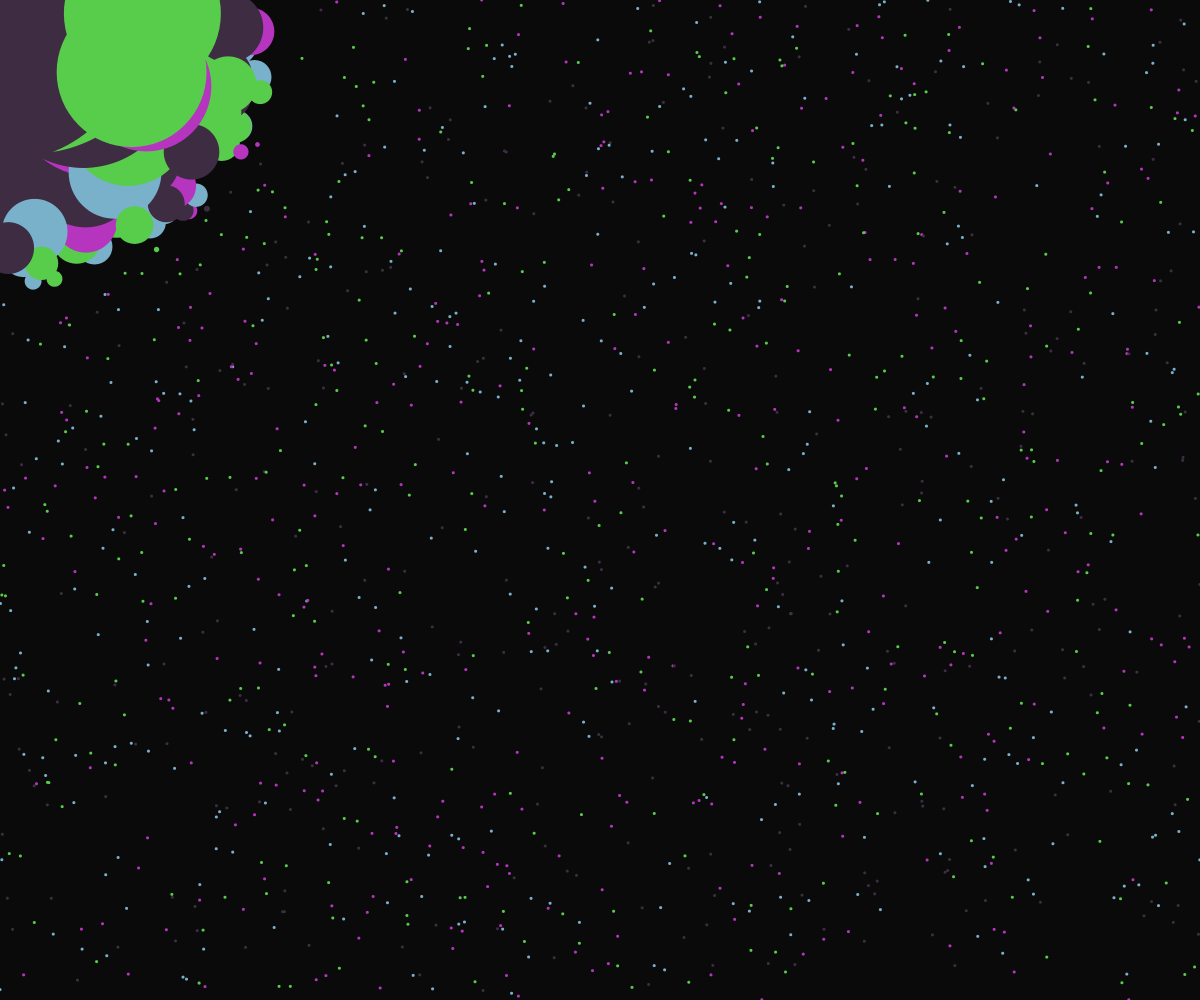
Frame 1 (no input)
Frame 60 (no input): identical to frame 1, image omitted
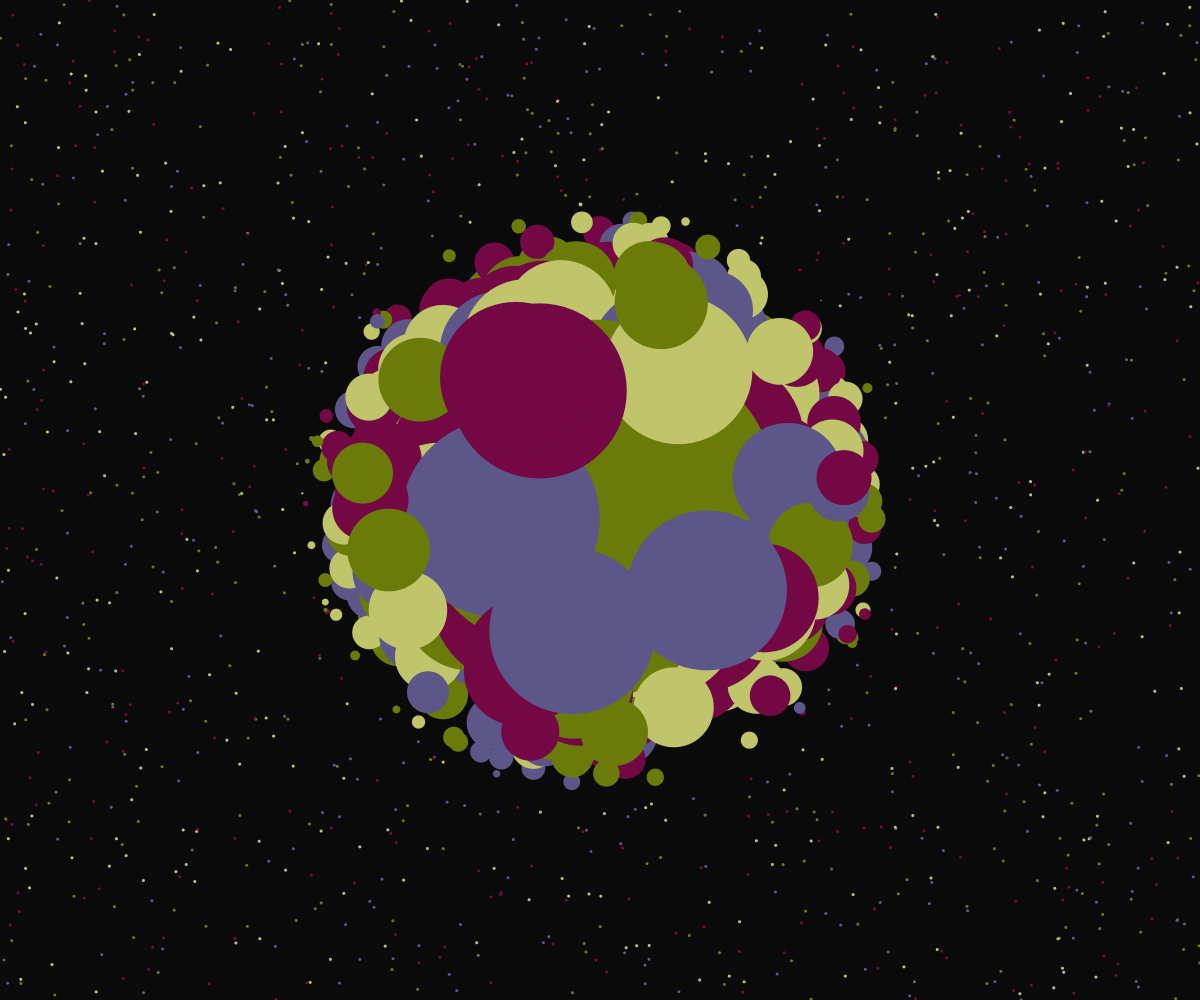
Frame 120 (the mouse pressed at the canvas centre since frame 60)

The p5.js sketch that drew these frames (run headless with seeded random() and noise() and a simulated clock; from frame 60 on, the mouse is pressed at the canvas centre):

// p5.js sketch
// ── sketch.js
let bubs = [];
let palette;
let minsize = 20;

let tot_diff = 300;

let maxdiff = 150;
let maxlen = 300;
let cen_x;
let cen_y;

function random_color(){
  thecol = color(random(0,255),random(0,255),random(0,255));
  return thecol;
}

function reportsize(){
	resizeCanvas(windowWidth,windowHeight);
  init();
}

window.addEventListener('resize', reportsize);


function mousePressed(){
  resetscreen()
}

function set_palette(){
  palette = [random_color(), random_color(), random_color(), random_color()]
}

function resetscreen(){
  set_palette()

  bubs = []
  for (let i=0; i<1500; i++){
    xpos = random(ww)
    ypos = random(wh)
    size = random(20)
    bubs.push(new bubble(xpos,ypos,size))
  }
}

function renderscreen(){
  background(bg_color);
  for (let i=0; i<bubs.length; i++){
    bubs[i].update()
    bubs[i].show()
  }
}

function init(){
  ww = windowWidth;
  wh = windowHeight;

  cen_x = ww/2
  cen_y = wh/2

  canvas = createCanvas(ww,wh);
  canvas.style('z-index','-1');
  canvas.position(0,0);
  resetscreen()


  bg_color = (10,10,10)

  noStroke();


}

function setup(){
  pixelDensity(2);
  init();
  noStroke();
}

function draw(){
  renderscreen();
  // background(bg_color)
  // circle(mouseX,mouseY,100);
}

// ── bubble.js
function bubble(xpos, ypos, width, height){
  this.xpos = xpos
  this.ypos = ypos
  this.size = 3
  this.diff = 0
  this.color = palette[Math.floor(Math.random() * palette.length)]
}

bubble.prototype = {
  show: function(){
    fill(this.color)
    noStroke();
    circle(this.xpos, this.ypos, this.size)
  },
  update: function(){
    mouse_xdiff = Math.abs(mouseX - this.xpos)
    mouse_ydiff = Math.abs(mouseY - this.ypos)
    the_dist = dist(mouseX, mouseY, this.xpos, this.ypos)
    if (the_dist<maxlen) {
      this.size = this.grav(the_dist)
    }
    else{
      this.size = 3
    }
  },
  grav: function(){
    // force = Math.min(((this.size * this.size) / (the_dist)), maxdiff)
    // perc = (maxlen-the_dist)/maxlen
    return maxlen-the_dist
    // return force
    console.log(force)
  }
}
